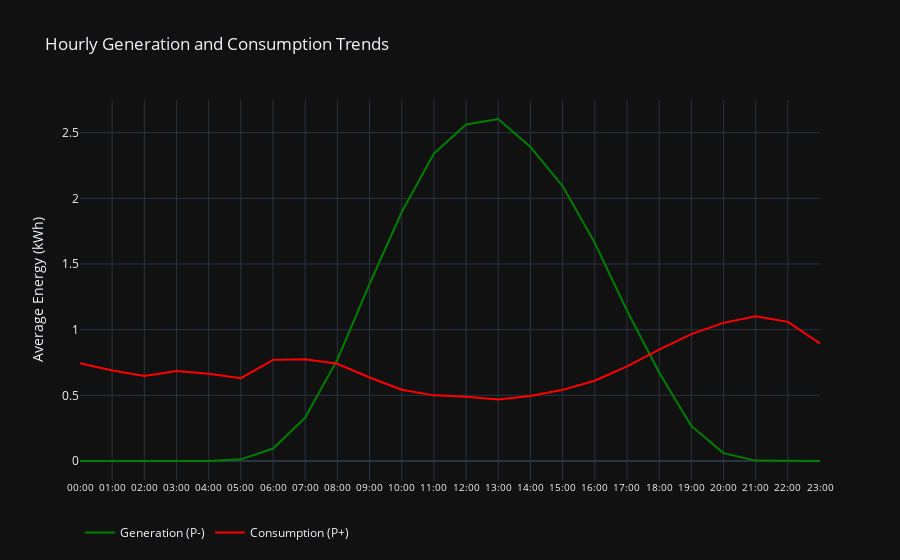

Notebook code for this chart:
### Code cell
# Group generation and consumption by hour, calculate the average
generation_hourly = df_g.groupby('Hour')['Average P- per Hour'].mean()
consumption_hourly = df_c.groupby('Hour')['Average P+ per Hour'].mean()

# Create traces for generation and consumption
trace_generation = go.Scatter(
    x=generation_hourly.index,
    y=generation_hourly.values,
    mode='lines',
    name='Generation (P-)',
    line=dict(color='green')
)

trace_consumption = go.Scatter(
    x=consumption_hourly.index,
    y=consumption_hourly.values,
    mode='lines',
    name='Consumption (P+)',
    line=dict(color='red')
)

# Combine traces into data list
traces = [trace_generation, trace_consumption]

layout = go.Layout(
    title='Hourly Generation and Consumption Trends',
    xaxis=dict(tickfont=dict(size=10)),
    yaxis=dict(title='Average Energy (kWh)'),
    hovermode='closest',
    legend=dict(orientation="h")
)

# Reference data source
source_annotation = go.layout.Annotation(
    text='Source: Ignitis 2023',
    xref='paper', yref='paper',
    x=0, y=-0.25,
    showarrow=False,
    font=dict(size=10, color='grey')
)

layout['annotations'] = [source_annotation]

fig1 = go.Figure(data=traces, layout=layout)
fig1.update_layout(template="plotly_dark")

fig1.show()

### Figure 1 — Plotly figure (JSON) as saved in the notebook; plotly's stock layout.template omitted (floating-point values rounded to 4 significant figures)
{"data": [{"line": {"color": "green"}, "mode": "lines", "name": "Generation (P-)", "type": "scatter", "x": ["00:00", "01:00", "02:00", "03:00", "04:00", "05:00", "06:00", "07:00", "08:00", "09:00", "10:00", "11:00", "12:00", "13:00", "14:00", "15:00", "16:00", "17:00", "18:00", "19:00", "20:00", "21:00", "22:00", "23:00"], "y": [0, 0, 0, 0, 1.366e-06, 0.01242, 0.09476, 0.3304, 0.7714, 1.349, 1.896, 2.341, 2.562, 2.604, 2.391, 2.093, 1.661, 1.146, 0.6732, 0.2671, 0.06006, 0.002895, 1.366e-06, 0]}, {"line": {"color": "red"}, "mode": "lines", "name": "Consumption (P+)", "type": "scatter", "x": ["00:00", "01:00", "02:00", "03:00", "04:00", "05:00", "06:00", "07:00", "08:00", "09:00", "10:00", "11:00", "12:00", "13:00", "14:00", "15:00", "16:00", "17:00", "18:00", "19:00", "20:00", "21:00", "22:00", "23:00"], "y": [0.7439, 0.6889, 0.6471, 0.686, 0.6648, 0.6305, 0.77, 0.7755, 0.7401, 0.6357, 0.543, 0.4998, 0.4883, 0.4688, 0.4948, 0.5417, 0.6113, 0.7206, 0.8484, 0.9661, 1.052, 1.102, 1.059, 0.8947]}], "layout": {"annotations": [{"font": {"color": "grey", "size": 10}, "showarrow": false, "text": "Source: Ignitis 2023", "x": 0, "xref": "paper", "y": -0.25, "yref": "paper"}], "hovermode": "closest", "legend": {"orientation": "h"}, "title": {"text": "Hourly Generation and Consumption Trends"}, "xaxis": {"tickfont": {"size": 10}}, "yaxis": {"title": {"text": "Average Energy (kWh)"}}}}
